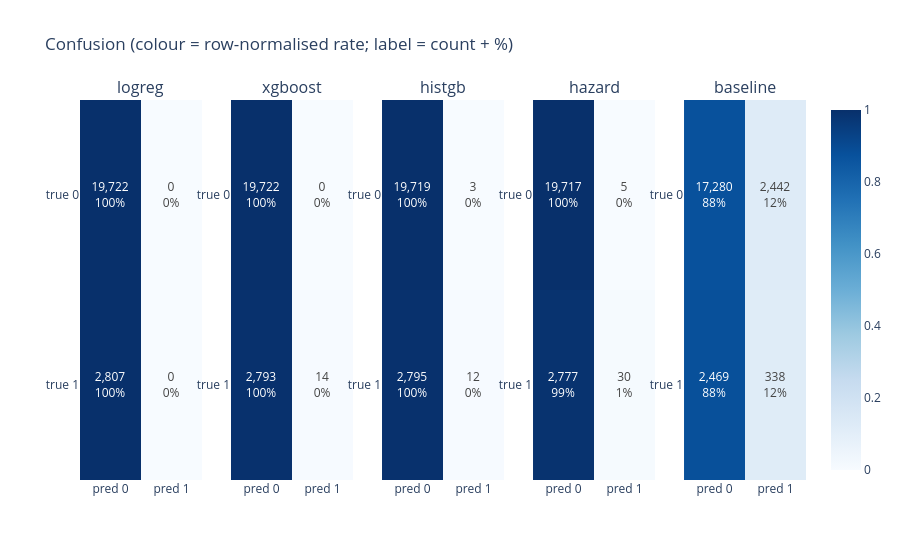

Notebook code cell kept with this figure:
### Markdown cell above
## 4 - Confusion matrices (raw + normalised) at cost-optimal thresholds

Each model gets its own **cost-optimal** threshold (walk vs empty-room asymmetry);
the baseline uses its random labels. Raw counts in the table, row-normalised rates as
heatmaps - so a model that just flags everything (or nothing) is obvious.

### Code cell
rows=[]; thr={}
for m in MODELS+["baseline"]:
    t = 0.5 if m=="baseline" else sc.cost_threshold_from_scores(y, P[m]); thr[m]=t
    pred = (P[m] >= t).astype(int)
    tn,fp,fn,tp = confusion_matrix(y, pred).ravel()
    prec = tp/(tp+fp) if tp+fp else 0.0; rec = tp/(tp+fn) if tp+fn else 0.0
    rows.append({"model":m,"threshold":round(t,3),"TP":tp,"FP":fp,"FN":fn,"TN":tn,
                 "precision":round(prec,3),"recall":round(rec,3),
                 "cost":sc.cost_at_threshold(y,P[m],t)["total_cost"]})
cm_tbl=pd.DataFrame(rows).set_index("model"); display(cm_tbl)

fig=make_subplots(rows=1, cols=len(MODELS)+1, subplot_titles=MODELS+["baseline"],
                  horizontal_spacing=0.04)
for i,m in enumerate(MODELS+["baseline"], start=1):
    pred=(P[m]>=thr[m]).astype(int); cm=confusion_matrix(y,pred)
    cmn=cm/cm.sum(axis=1, keepdims=True)
    txt=[[f"{cm[r,c]:,}<br>{cmn[r,c]:.0%}" for c in range(2)] for r in range(2)]
    fig.add_trace(go.Heatmap(z=cmn, x=["pred 0","pred 1"], y=["true 0","true 1"],
                  text=txt, texttemplate="%{text}", zmin=0, zmax=1, coloraxis="coloraxis"), row=1, col=i)
fig.update_layout(title="Confusion (colour = row-normalised rate; label = count + %)",
                  coloraxis=dict(colorscale="Blues")); fig.update_yaxes(autorange="reversed")
fig.show()

### Figure 1 — Plotly figure (JSON) as saved in the notebook; plotly's stock layout.template omitted (floating-point values rounded to 4 significant figures)
{"data": [{"coloraxis": "coloraxis", "text": [["19,722<br>100%", "0<br>0%"], ["2,807<br>100%", "0<br>0%"]], "texttemplate": "%{text}", "type": "heatmap", "x": ["pred 0", "pred 1"], "xaxis": "x", "y": ["true 0", "true 1"], "yaxis": "y", "z": [[1.0, 0.0], [1.0, 0.0]], "zmax": 1, "zmin": 0}, {"coloraxis": "coloraxis", "text": [["19,722<br>100%", "0<br>0%"], ["2,793<br>100%", "14<br>0%"]], "texttemplate": "%{text}", "type": "heatmap", "x": ["pred 0", "pred 1"], "xaxis": "x2", "y": ["true 0", "true 1"], "yaxis": "y2", "z": [[1.0, 0.0], [0.995, 0.004988]], "zmax": 1, "zmin": 0}, {"coloraxis": "coloraxis", "text": [["19,719<br>100%", "3<br>0%"], ["2,795<br>100%", "12<br>0%"]], "texttemplate": "%{text}", "type": "heatmap", "x": ["pred 0", "pred 1"], "xaxis": "x3", "y": ["true 0", "true 1"], "yaxis": "y3", "z": [[0.9998, 0.0001521], [0.9957, 0.004275]], "zmax": 1, "zmin": 0}, {"coloraxis": "coloraxis", "text": [["19,717<br>100%", "5<br>0%"], ["2,777<br>99%", "30<br>1%"]], "texttemplate": "%{text}", "type": "heatmap", "x": ["pred 0", "pred 1"], "xaxis": "x4", "y": ["true 0", "true 1"], "yaxis": "y4", "z": [[0.9997, 0.0002535], [0.9893, 0.01069]], "zmax": 1, "zmin": 0}, {"coloraxis": "coloraxis", "text": [["17,280<br>88%", "2,442<br>12%"], ["2,469<br>88%", "338<br>12%"]], "texttemplate": "%{text}", "type": "heatmap", "x": ["pred 0", "pred 1"], "xaxis": "x5", "y": ["true 0", "true 1"], "yaxis": "y5", "z": [[0.8762, 0.1238], [0.8796, 0.1204]], "zmax": 1, "zmin": 0}], "layout": {"annotations": [{"font": {"size": 16}, "showarrow": false, "text": "logreg", "x": 0.084, "xanchor": "center", "xref": "paper", "y": 1, "yanchor": "bottom", "yref": "paper"}, {"font": {"size": 16}, "showarrow": false, "text": "xgboost", "x": 0.292, "xanchor": "center", "xref": "paper", "y": 1, "yanchor": "bottom", "yref": "paper"}, {"font": {"size": 16}, "showarrow": false, "text": "histgb", "x": 0.5, "xanchor": "center", "xref": "paper", "y": 1, "yanchor": "bottom", "yref": "paper"}, {"font": {"size": 16}, "showarrow": false, "text": "hazard", "x": 0.708, "xanchor": "center", "xref": "paper", "y": 1, "yanchor": "bottom", "yref": "paper"}, {"font": {"size": 16}, "showarrow": false, "text": "baseline", "x": 0.916, "xanchor": "center", "xref": "paper", "y": 1, "yanchor": "bottom", "yref": "paper"}], "coloraxis": {"colorscale": [[0, "rgb(247,251,255)"], [0.125, "rgb(222,235,247)"], [0.25, "rgb(198,219,239)"], [0.375, "rgb(158,202,225)"], [0.5, "rgb(107,174,214)"], [0.625, "rgb(66,146,198)"], [0.75, "rgb(33,113,181)"], [0.875, "rgb(8,81,156)"], [1, "rgb(8,48,107)"]]}, "title": {"text": "Confusion (colour = row-normalised rate; label = count + %)"}, "xaxis": {"anchor": "y", "domain": [0, 0.168]}, "xaxis2": {"anchor": "y2", "domain": [0.208, 0.376]}, "xaxis3": {"anchor": "y3", "domain": [0.416, 0.584]}, "xaxis4": {"anchor": "y4", "domain": [0.624, 0.792]}, "xaxis5": {"anchor": "y5", "domain": [0.832, 1]}, "yaxis": {"anchor": "x", "autorange": "reversed", "domain": [0, 1]}, "yaxis2": {"anchor": "x2", "autorange": "reversed", "domain": [0, 1]}, "yaxis3": {"anchor": "x3", "autorange": "reversed", "domain": [0, 1]}, "yaxis4": {"anchor": "x4", "autorange": "reversed", "domain": [0, 1]}, "yaxis5": {"anchor": "x5", "autorange": "reversed", "domain": [0, 1]}}}
